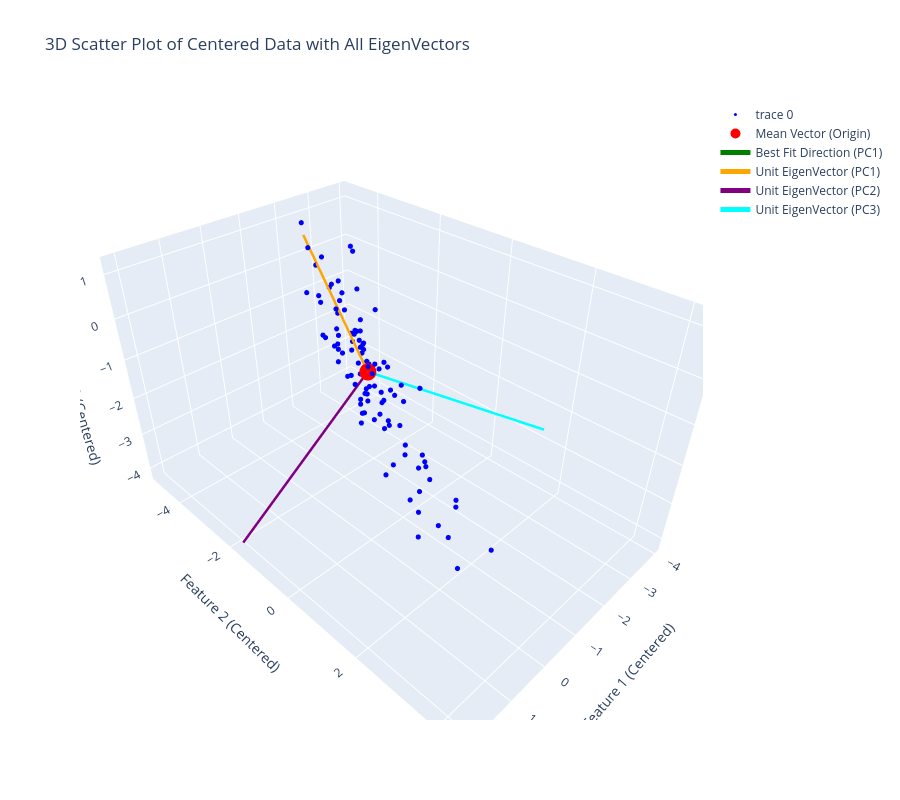

Notebook code cell kept with this figure:
### Markdown cell above
## Now let's show first, second and third eigenvectors together in the 3D scatter plot of the centered data

### Code cell
# Now let's show first, second and third eigenvectors together in the 3D scatter plot of the centered data
eigenvector_3 = Vt[2] / np.linalg.norm(Vt[2])
print("Unit EigenVector (Principal Component 3):\n", eigenvector_3)
fig_centered.add_trace(go.Scatter3d(
    x=[0, eigenvector_3[0] * 5],  # Scale the line for better visualization
    y=[0, eigenvector_3[1] * 5],
    z=[0, eigenvector_3[2] * 5],
    mode='lines',
    line=dict(color='cyan', width=5),
    name='Unit EigenVector (PC3)'
))
fig_centered.update_layout(title='3D Scatter Plot of Centered Data with All EigenVectors')
fig_centered.show()
